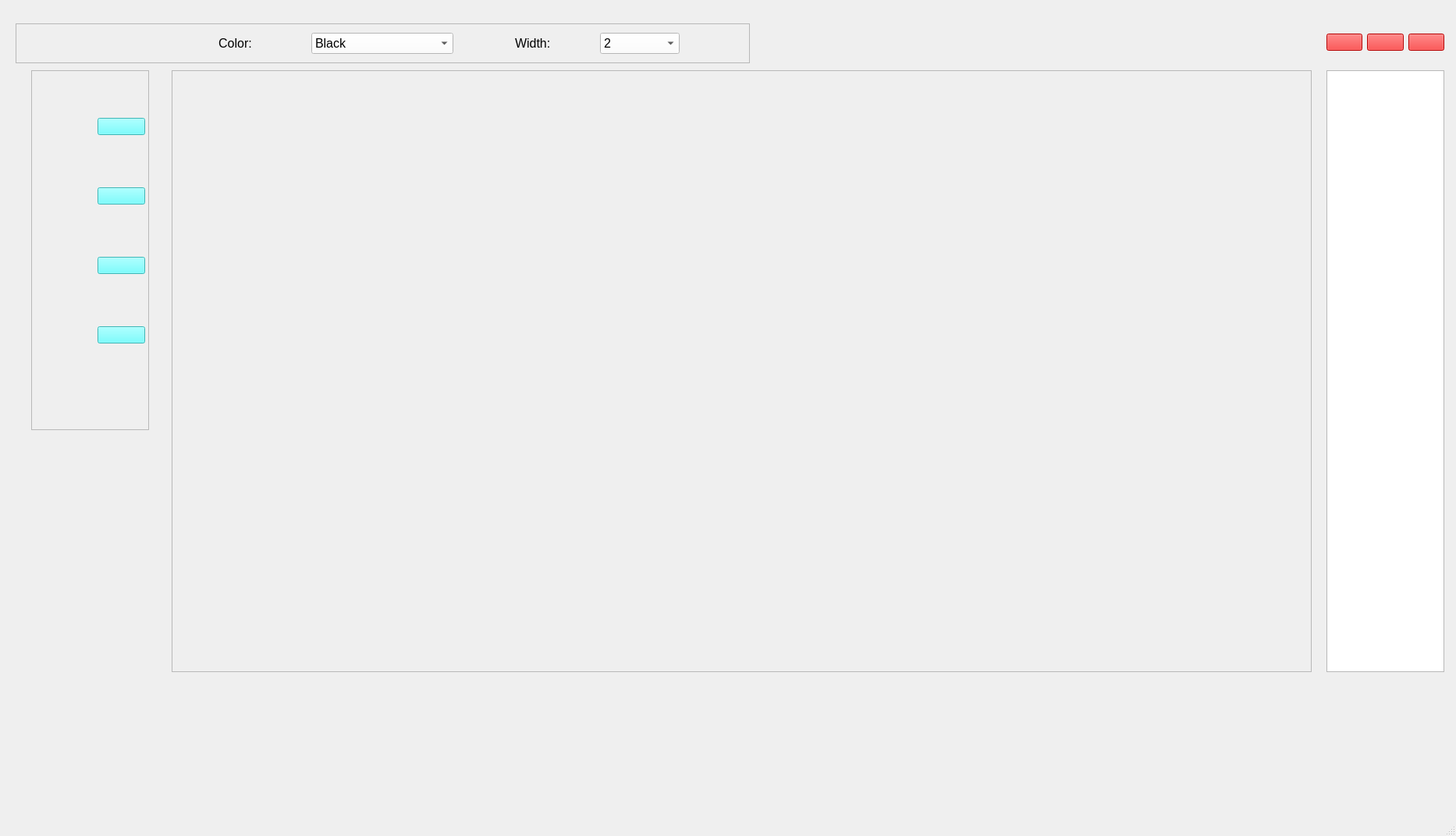
<?xml version="1.0" encoding="UTF-8"?>
<ui version="4.0">
 <class>MainWindow</class>
 <widget class="QMainWindow" name="MainWindow">
  <property name="geometry">
   <rect>
    <x>0</x>
    <y>0</y>
    <width>1866</width>
    <height>1071</height>
   </rect>
  </property>
  <property name="windowTitle">
   <string>MainWindow</string>
  </property>
  <widget class="QWidget" name="centralwidget">
   <widget class="Canvas" name="frame">
    <property name="geometry">
     <rect>
      <x>220</x>
      <y>90</y>
      <width>1461</width>
      <height>771</height>
     </rect>
    </property>
    <property name="frameShape">
     <enum>QFrame::StyledPanel</enum>
    </property>
    <property name="frameShadow">
     <enum>QFrame::Raised</enum>
    </property>
   </widget>
   <widget class="QFrame" name="toolBoxFrame">
    <property name="enabled">
     <bool>true</bool>
    </property>
    <property name="geometry">
     <rect>
      <x>40</x>
      <y>90</y>
      <width>151</width>
      <height>461</height>
     </rect>
    </property>
    <property name="frameShape">
     <enum>QFrame::StyledPanel</enum>
    </property>
    <property name="frameShadow">
     <enum>QFrame::Raised</enum>
    </property>
    <widget class="QWidget" name="layoutWidget">
     <property name="geometry">
      <rect>
       <x>85</x>
       <y>0</y>
       <width>61</width>
       <height>411</height>
      </rect>
     </property>
     <layout class="QVBoxLayout" name="verticalLayout">
      <item>
       <widget class="QPushButton" name="freeHandButton">
        <property name="styleSheet">
         <string notr="true">background-color: rgb(85, 255, 255);</string>
        </property>
        <property name="text">
         <string/>
        </property>
       </widget>
      </item>
      <item>
       <widget class="QPushButton" name="lineButton">
        <property name="styleSheet">
         <string notr="true">background-color: rgb(85, 255, 255);</string>
        </property>
        <property name="text">
         <string/>
        </property>
       </widget>
      </item>
      <item>
       <widget class="QPushButton" name="circleButton">
        <property name="styleSheet">
         <string notr="true">background-color: rgb(85, 255, 255);</string>
        </property>
        <property name="text">
         <string/>
        </property>
       </widget>
      </item>
      <item>
       <widget class="QPushButton" name="rectangleButton">
        <property name="styleSheet">
         <string notr="true">background-color: rgb(85, 255, 255);</string>
        </property>
        <property name="text">
         <string/>
        </property>
       </widget>
      </item>
     </layout>
    </widget>
   </widget>
   <widget class="QFrame" name="dsFrame">
    <property name="geometry">
     <rect>
      <x>1700</x>
      <y>90</y>
      <width>151</width>
      <height>771</height>
     </rect>
    </property>
    <property name="frameShape">
     <enum>QFrame::StyledPanel</enum>
    </property>
    <property name="frameShadow">
     <enum>QFrame::Raised</enum>
    </property>
    <widget class="QListWidget" name="dsList">
     <property name="geometry">
      <rect>
       <x>0</x>
       <y>0</y>
       <width>151</width>
       <height>771</height>
      </rect>
     </property>
    </widget>
   </widget>
   <widget class="QFrame" name="topFrame">
    <property name="geometry">
     <rect>
      <x>20</x>
      <y>30</y>
      <width>941</width>
      <height>51</height>
     </rect>
    </property>
    <property name="frameShape">
     <enum>QFrame::StyledPanel</enum>
    </property>
    <property name="frameShadow">
     <enum>QFrame::Raised</enum>
    </property>
    <widget class="QWidget" name="layoutWidget">
     <property name="geometry">
      <rect>
       <x>190</x>
       <y>0</y>
       <width>371</width>
       <height>51</height>
      </rect>
     </property>
     <layout class="QHBoxLayout" name="horizontalLayout_2">
      <item>
       <widget class="QLabel" name="label">
        <property name="font">
         <font>
          <pointsize>12</pointsize>
         </font>
        </property>
        <property name="text">
         <string>Color:</string>
        </property>
        <property name="alignment">
         <set>Qt::AlignCenter</set>
        </property>
       </widget>
      </item>
      <item>
       <widget class="QComboBox" name="penColorCB">
        <property name="font">
         <font>
          <pointsize>12</pointsize>
         </font>
        </property>
        <property name="styleSheet">
         <string notr="true">background: white;
color: black;</string>
        </property>
        <item>
         <property name="text">
          <string>Black</string>
         </property>
        </item>
        <item>
         <property name="text">
          <string>Red</string>
         </property>
        </item>
        <item>
         <property name="text">
          <string>Pink</string>
         </property>
        </item>
        <item>
         <property name="text">
          <string>White</string>
         </property>
        </item>
       </widget>
      </item>
     </layout>
    </widget>
    <widget class="QWidget" name="layoutWidget">
     <property name="geometry">
      <rect>
       <x>640</x>
       <y>0</y>
       <width>211</width>
       <height>51</height>
      </rect>
     </property>
     <layout class="QHBoxLayout" name="horizontalLayout_3">
      <item>
       <widget class="QLabel" name="label_2">
        <property name="font">
         <font>
          <pointsize>12</pointsize>
         </font>
        </property>
        <property name="text">
         <string>Width: </string>
        </property>
       </widget>
      </item>
      <item>
       <widget class="QComboBox" name="penWidthCB">
        <property name="font">
         <font>
          <pointsize>12</pointsize>
         </font>
        </property>
        <property name="styleSheet">
         <string notr="true">background: white;
color: black;</string>
        </property>
        <item>
         <property name="text">
          <string>2</string>
         </property>
        </item>
        <item>
         <property name="text">
          <string>3</string>
         </property>
        </item>
        <item>
         <property name="text">
          <string>4</string>
         </property>
        </item>
        <item>
         <property name="text">
          <string>5</string>
         </property>
        </item>
        <item>
         <property name="text">
          <string>6</string>
         </property>
        </item>
        <item>
         <property name="text">
          <string>7</string>
         </property>
        </item>
        <item>
         <property name="text">
          <string>8</string>
         </property>
        </item>
       </widget>
      </item>
     </layout>
    </widget>
   </widget>
   <widget class="QWidget" name="layoutWidget">
    <property name="geometry">
     <rect>
      <x>1700</x>
      <y>30</y>
      <width>151</width>
      <height>49</height>
     </rect>
    </property>
    <layout class="QHBoxLayout" name="horizontalLayout">
     <item>
      <widget class="QPushButton" name="undoButton">
       <property name="styleSheet">
        <string notr="true">background-color: rgb(255, 0, 0);</string>
       </property>
       <property name="text">
        <string/>
       </property>
      </widget>
     </item>
     <item>
      <widget class="QPushButton" name="clearSelected">
       <property name="styleSheet">
        <string notr="true">background-color: rgb(255, 0, 0);</string>
       </property>
       <property name="text">
        <string/>
       </property>
      </widget>
     </item>
     <item>
      <widget class="QPushButton" name="clear">
       <property name="styleSheet">
        <string notr="true">background-color: rgb(255, 0, 0);</string>
       </property>
       <property name="text">
        <string/>
       </property>
      </widget>
     </item>
    </layout>
   </widget>
   <zorder>frame</zorder>
   <zorder>dsFrame</zorder>
   <zorder>topFrame</zorder>
   <zorder>toolBoxFrame</zorder>
   <zorder>layoutWidget</zorder>
  </widget>
  <widget class="QMenuBar" name="menubar">
   <property name="geometry">
    <rect>
     <x>0</x>
     <y>0</y>
     <width>1866</width>
     <height>21</height>
    </rect>
   </property>
  </widget>
  <widget class="QStatusBar" name="statusbar"/>
 </widget>
 <customwidgets>
  <customwidget>
   <class>Canvas</class>
   <extends>QFrame</extends>
   <header>canvas.h</header>
   <container>1</container>
  </customwidget>
 </customwidgets>
 <resources/>
 <connections/>
</ui>
